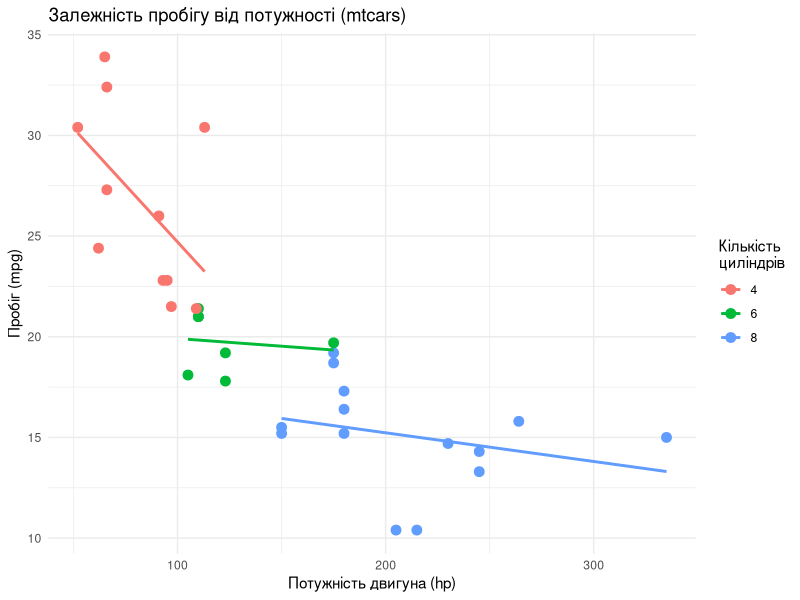
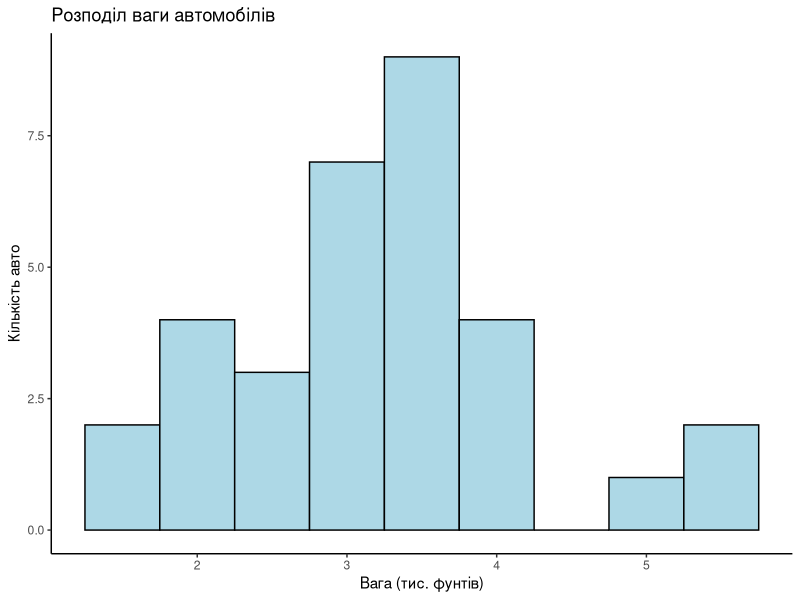
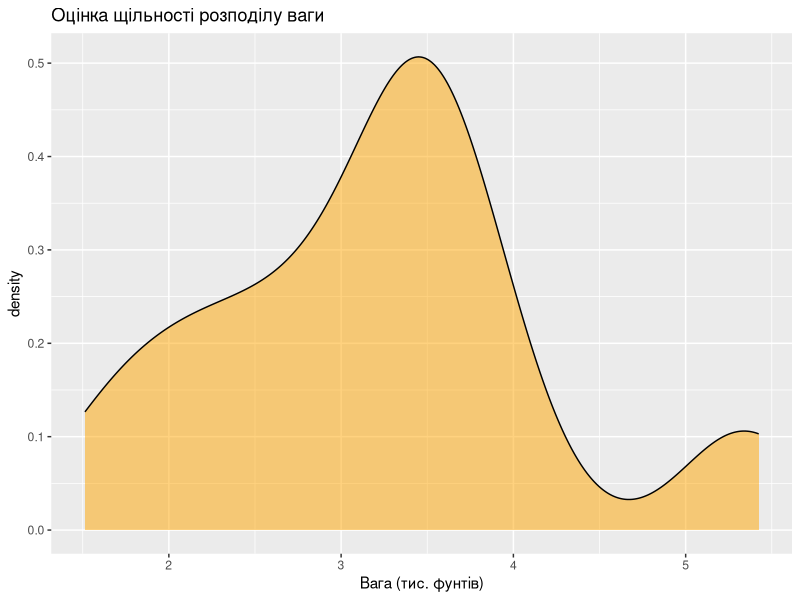
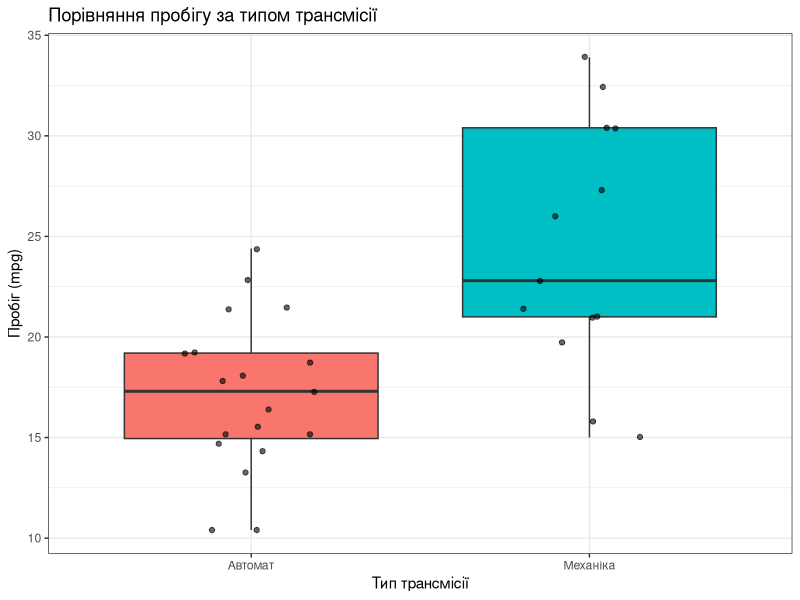
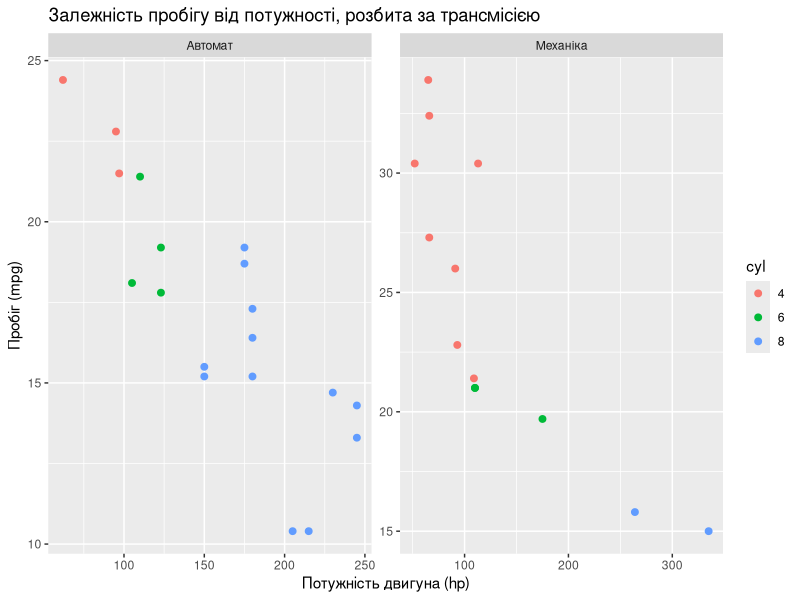
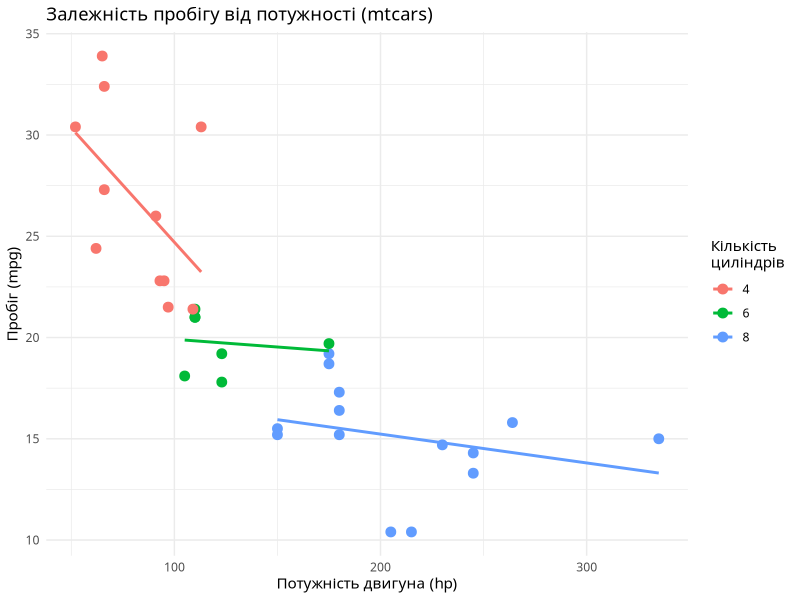
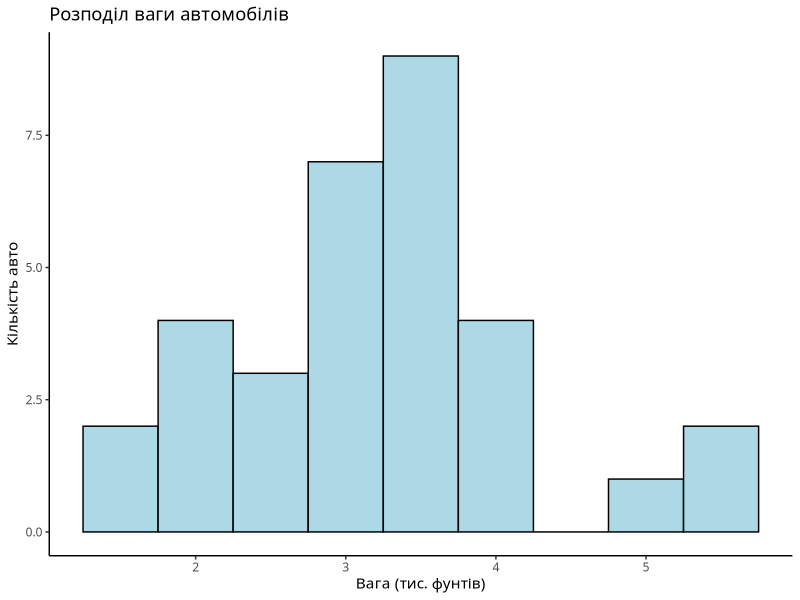
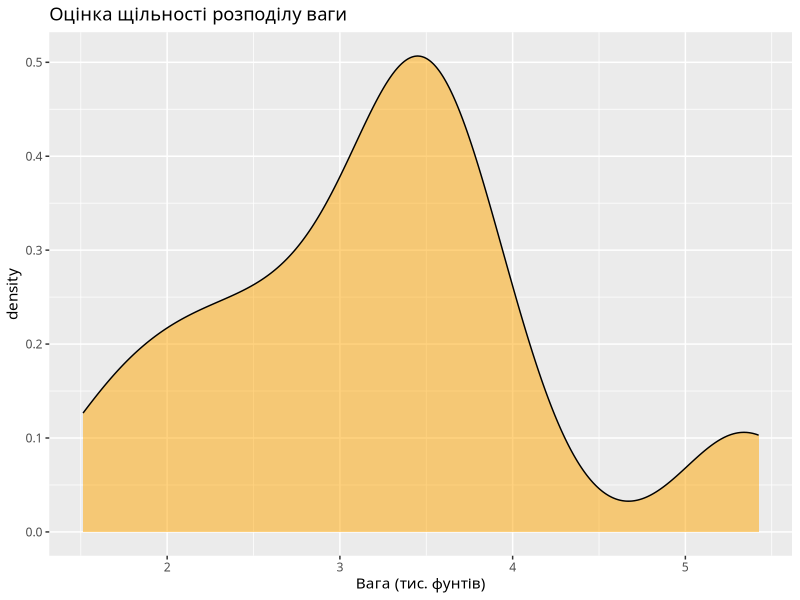

These charts were generated, in order, by the following R code:
# ЛР5: Графічні можливості RStudio (ggplot2, mtcars). Запуск з папки submission/
library(ggplot2)
dir.create("plots", showWarnings = FALSE); dir.create("results", showWarnings = FALSE)
sink("results/console_output.txt", split = TRUE)

print(head(mtcars))
str(mtcars)

fam <- "Arial Unicode MS"  # коректна кирилиця на macOS

# Завдання 1
mtcars$cyl <- factor(mtcars$cyl)
plot_1 <- ggplot(data = mtcars,
                 mapping = aes(x = hp, y = mpg, color = cyl)) +
  geom_point(size = 3) +
  geom_smooth(method = "lm", se = FALSE) +
  labs(title = "Залежність пробігу від потужності (mtcars)",
       x = "Потужність двигуна (hp)",
       y = "Пробіг (mpg)",
       color = "Кількість\nциліндрів") +
  theme_minimal()
print(plot_1)

# Завдання 2
plot_2 <- ggplot(data = mtcars,
                 mapping = aes(x = wt)) +
  geom_histogram(binwidth = 0.5,
                 fill = "lightblue",
                 color = "black") +
  labs(title = "Розподіл ваги автомобілів",
       x = "Вага (тис. фунтів)",
       y = "Кількість авто") +
  theme_classic()
plot_3 <- ggplot(mtcars, aes(x = wt)) +
  geom_density(fill = "orange", alpha = 0.5) +
  labs(title = "Оцінка щільності розподілу ваги",
       x = "Вага (тис. фунтів)")
print(plot_2)
print(plot_3)

# Завдання 3
mtcars$am <- factor(mtcars$am,
                    labels = c("Автомат", "Механіка"))
plot_4 <- ggplot(data = mtcars,
                 mapping = aes(x = am, y = mpg, fill = am)) +
  geom_boxplot() +
  geom_jitter(width = 0.2, alpha = 0.6) +
  labs(title = "Порівняння пробігу за типом трансмісії",
       x = "Тип трансмісії",
       y = "Пробіг (mpg)") +
  theme_bw() +
  theme(legend.position = "none")
print(plot_4)

# Завдання 4
plot_5 <- ggplot(data = mtcars,
                 mapping = aes(x = hp, y = mpg)) +
  geom_point(aes(color = cyl), size = 2) +
  facet_wrap(~ am, scales = "free") +
  labs(title = "Залежність пробігу від потужності, розбита за трансмісією",
       x = "Потужність двигуна (hp)",
       y = "Пробіг (mpg)") +
  theme_gray()
print(plot_5)

# Збереження
plots <- list(plot_1, plot_2, plot_3, plot_4, plot_5)
for (i in seq_along(plots)) {
  p <- plots[[i]] + theme(text = element_text(family = fam))
  ggsave(file.path("plots", paste0("plot_", i, ".png")), p,
         width = 8, height = 5.5, dpi = 150)
}

# Base R для порівняння
png("plots/base_r_scatter.png", width = 8, height = 5.5, units = "in", res = 150, family = fam)
plot(mtcars$hp, mtcars$mpg, pch = 19, xlab = "Потужність двигуна (hp)", ylab = "Пробіг (mpg)",
     main = "Base R: пробіг від потужності")
dev.off()

# Числа для висновків
d <- mtcars; d$cyl <- factor(d$cyl); d$am <- factor(d$am)
cat("\n=== ЧИСЛА ДЛЯ ВИСНОВКІВ ===\n")
cat("cor(hp, mpg) =", round(cor(d$hp, d$mpg), 3), "\n")
print(round(tapply(d$mpg, d$cyl, mean), 2))
print(round(tapply(d$mpg, d$am, mean), 2))
print(round(tapply(d$mpg, d$am, median), 2))
cat("wt: mean =", round(mean(d$wt), 3), " median =", round(median(d$wt), 3),
    " min =", min(d$wt), " max =", max(d$wt), "\n")
print(table(cut(d$wt, seq(1, 6, 0.5))))
for (g in levels(d$cyl)) {
  m <- lm(mpg ~ hp, data = d[d$cyl == g, ])
  cat("cyl", g, "n =", sum(d$cyl == g), " slope =", round(coef(m)[2], 4), "\n")
}
for (g in levels(d$am)) {
  s <- d[d$am == g, ]
  cat("am", g, "n =", nrow(s), " cor(hp,mpg) =", round(cor(s$hp, s$mpg), 3),
      " hp range", range(s$hp), "\n")
}
sink()
